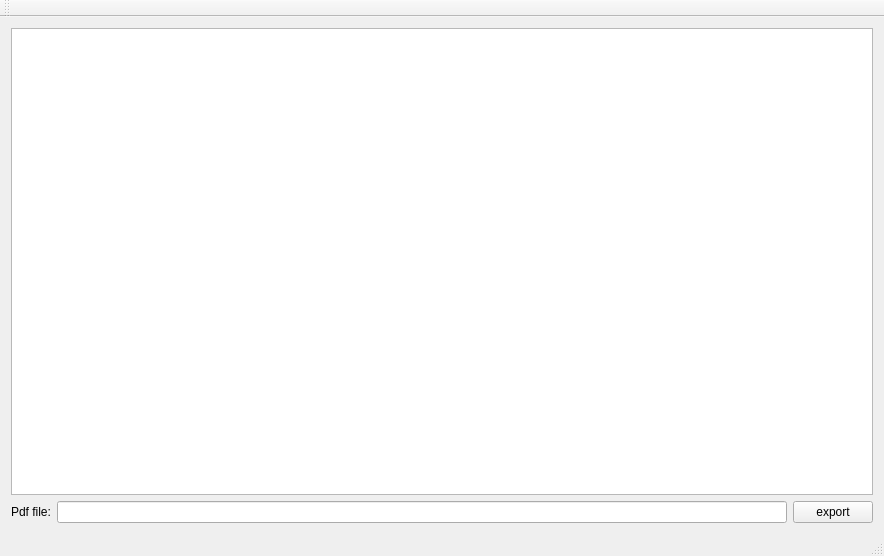
<?xml version="1.0" encoding="UTF-8"?>
<ui version="4.0">
 <class>MainWindow</class>
 <widget class="QMainWindow" name="MainWindow">
  <property name="geometry">
   <rect>
    <x>0</x>
    <y>0</y>
    <width>884</width>
    <height>556</height>
   </rect>
  </property>
  <property name="windowTitle">
   <string>MainWindow</string>
  </property>
  <widget class="QWidget" name="centralWidget">
   <layout class="QGridLayout" name="gridLayout">
    <item row="1" column="0">
     <widget class="QLabel" name="label">
      <property name="text">
       <string>Pdf file:</string>
      </property>
     </widget>
    </item>
    <item row="1" column="1">
     <widget class="QLineEdit" name="lineEdit"/>
    </item>
    <item row="1" column="2">
     <widget class="QPushButton" name="pushButton">
      <property name="text">
       <string>export</string>
      </property>
     </widget>
    </item>
    <item row="0" column="0" colspan="3">
     <widget class="QQtTableWidget" name="tableView"/>
    </item>
   </layout>
  </widget>
  <widget class="QMenuBar" name="menuBar">
   <property name="geometry">
    <rect>
     <x>0</x>
     <y>0</y>
     <width>884</width>
     <height>39</height>
    </rect>
   </property>
  </widget>
  <widget class="QToolBar" name="mainToolBar">
   <attribute name="toolBarArea">
    <enum>TopToolBarArea</enum>
   </attribute>
   <attribute name="toolBarBreak">
    <bool>false</bool>
   </attribute>
  </widget>
  <widget class="QStatusBar" name="statusBar"/>
 </widget>
 <layoutdefault spacing="6" margin="11"/>
 <customwidgets>
  <customwidget>
   <class>QQtTableWidget</class>
   <extends>QTableView</extends>
   <header>qqttablewidget.h</header>
  </customwidget>
 </customwidgets>
 <resources/>
 <connections/>
</ui>
